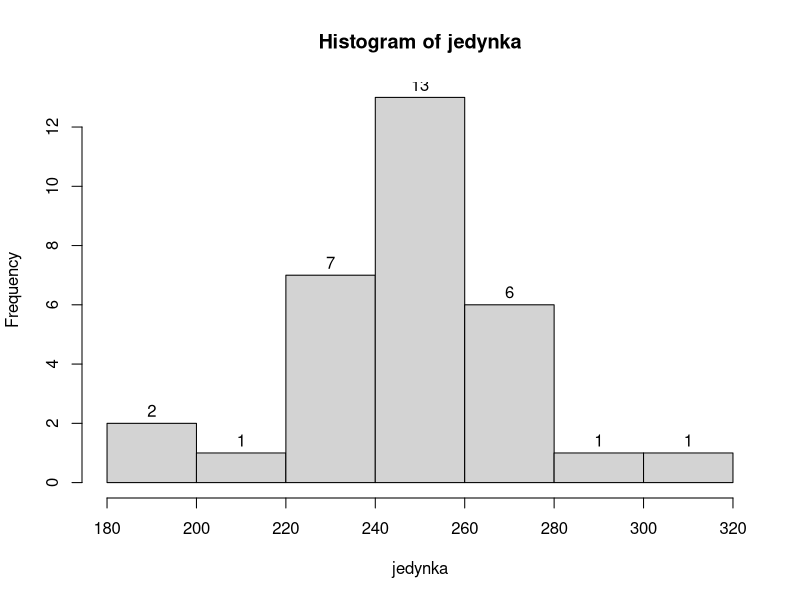
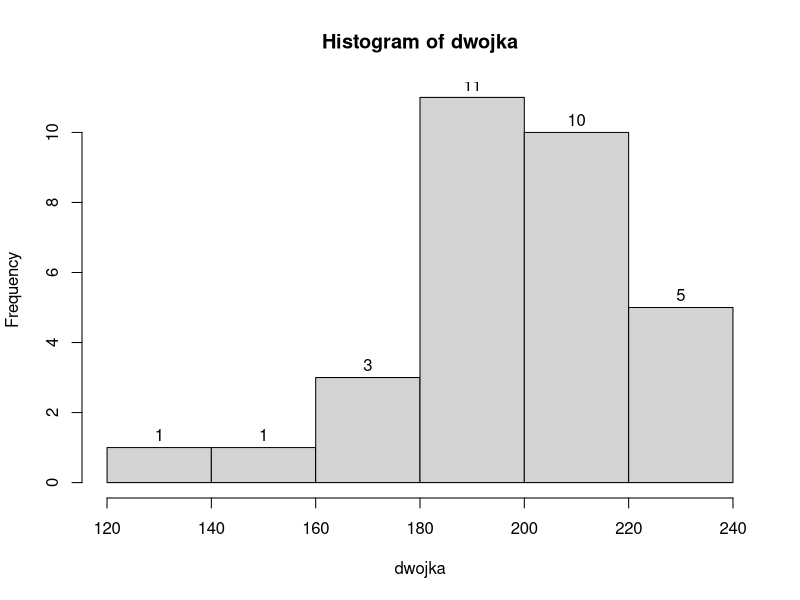

Reproduce these figures in R, in order.
jedynka = c(242.8, 245.4, 252.5, 254.8, 215.9, 229.9, 285.5, 268.8, 245.4, 243.3, 185.6, 265.8, 248.1, 245, 232.8, 260.1, 264.5, 247.2, 239.7, 228.4, 251.9, 221.3, 252.9, 190.8, 300.1, 264.5, 257.8, 248.6, 234.9, 260.5, 225.1)
dwojka = c(177.7, 202.1, 230.2, 220.6, 194.2, 227.6, 189.6, 204.9, 185.3, 218.7, 139.5, 170.4, 195.4, 210.6, 190.9, 208.1, 200.8, 153.2, 195.5, 172.2, 209.2, 221.9, 190.1, 211.4, 191.5, 184.9, 180.6, 222.2, 198.6, 202.6, 215.5)


ss1 = sort(jedynka)	#sortowanie wektora rosn¹co
sredniaArytmetyczna1 = mean(ss1)	#obliczanie sredniej arytmetycznej
wariancja1 = var(ss1)	#wariancja z próby
odchylenieStandardowe1 = sqrt(wariancja1)	#odchylenie standardowe z próby
mediana1 = median(ss1)	#mediana / kwartyl 2 stopnia
kwartylQ11 = quantile(ss1, 0.25)	#kwartyl 1 stopnia
kwartylQ31 = quantile(ss1, 0.75)	#kwartyl 3 stopnia
rozstep1 = max(jedynka) - min(jedynka)	#rozstep wyników w próbie
odchylenieCwiartkowe1 = (quantile(ss1, 0.75) - quantile(ss1, 0.25)) / 2  	#odchylenie æwiartkowe
wspolczynnikAsymetrii1 = (sum((ss1 - sredniaArytmetyczna1) ^ 3) / length(ss1)) / (odchylenieStandardowe1 ^ 3)	#wspolczynnik asymetrii
wspolczynnikSkosnosci1 = 3*(sredniaArytmetyczna1 - mediana1) / odchylenieStandardowe1 #wspolczynnik skosnosci
kurtoza1 = (sum((ss1 - sredniaArytmetyczna1) ^ 4) / length(ss1)) / (odchylenieStandardowe1 ^ 4)	#kurtoza

ss2 = sort(dwojka)
sredniaArytmetyczna2 = mean(ss2)
wariancja2 = var(ss2)
odchylenieStandardowe2 = sqrt(wariancja2)
mediana2 = median(ss2)
kwartylQ12 = quantile(ss2, 0.25)
kwartylQ32 = quantile(ss2, 0.75)
rozstep2 = max(jedynka) - min(jedynka)
odchylenieCwiartkowe2 = (quantile(ss2, 0.75) - quantile(ss2, 0.25)) / 2  
wspolczynnikAsymetrii2 = (sum((ss2 - sredniaArytmetyczna2) ^ 3) / length(ss2)) / (odchylenieStandardowe2 ^ 3)
wspolczynnikSkosnosci2 = 3*(sredniaArytmetyczna2 - mediana2) / odchylenieStandardowe2
kurtoza2 = (sum((ss2 - sredniaArytmetyczna2) ^ 4) / length(ss2)) / (odchylenieStandardowe2 ^ 4)

sr1 = hist(jedynka, breaks = 5, labels = TRUE, plot = TRUE)
sredniaArytmetyczna11 = sum(sr1$counts * sr1$mids) / sum(sr1$counts) 	#obliczanie sredniej z szeregu rozdzielczego
wariancjapr11 = sum(((sr1$mids-sredniaArytmetyczna11) ^ 2) * sr1$counts) / sum(sr1$counts) #wariancja z próby szerego rozdzielczego
odchylenieStandardowepr11 = sqrt(wariancjapr11)	#odchylenie standardowe z próby szerego rozdzielczego
wariancjapo11 = sum(((sr1$mids-sredniaArytmetyczna11) ^ 2) * sr1$counts) / sum(sr1$counts) - 1 	#wariancja z populacji szeregu rozdzielczego
odchylenieStandardowepo11 = sqrt(wariancjapo11) 	#odchylenie standardowe z populacji szeregu rozdzielczego
wspolczynnikAsymetrii11 = (sum((sr1$mids - sredniaArytmetyczna11) ^ 3 * sr1$counts) / sum(sr1$counts)) / (odchylenieStandardowepr11 ^ 3) #wspolczynnik asymetrii szeregu rozdzielczego
kurtoza11 = (sum((sr1$mids - sredniaArytmetyczna11) ^ 4 * sr1$counts) / sum(sr1$counts)) / (odchylenieStandardowepr11 ^ 4) #kurtoza

sr2 = hist(dwojka, breaks = 5, labels = TRUE, plot = TRUE)
sredniaArytmetyczna22 = sum(sr2$counts * sr2$mids) / sum(sr2$counts)
wariancjapr22 = sum(((sr2$mids-sredniaArytmetyczna22) ^ 2) * sr2$counts) / sum(sr2$counts)
odchylenieStandardowepr22 = sqrt(wariancjapr22)
wariancjapo22 = sum(((sr2$mids-sredniaArytmetyczna22) ^ 2) * sr2$counts) / sum(sr2$counts) - 1
odchylenieStandardowepo22 = sqrt(wariancjapo22)
wspolczynnikAsymetrii22 = (sum((sr2$mids - sredniaArytmetyczna22) ^ 3 * sr2$counts) / sum(sr2$counts)) / (odchylenieStandardowepr22 ^ 3) 
kurtoza22 = (sum((sr2$mids - sredniaArytmetyczna22) ^ 4 * sr2$counts) / sum(sr2$counts)) / (odchylenieStandardowepr22 ^ 4)

print("Œrednia arytmetyczna - jedynka") > print(sredniaArytmetyczna1) 
print("Wariancja - jedynka") > print(wariancja1)
print("Odchylenie standardowe - jedynka") > print(odchylenieStandardowe1)
print("Mediana - jedynka") > print(mediana1)
print("Kwartyl 1 stopnia - jedynka") > print(kwartylQ11)
print("Kwartyl 3 stopnia - jedynka") > print(kwartylQ31)
print("Rozstêp wyników w próbie - jedynka ") > print(rozstep1)
print("Odchylenie æwiartkowe - jedynka") > print(odchylenieCwiartkowe1)
print("Wspó³czynnik asymetrii - jedynka") > print(wspolczynnikAsymetrii1)
print("Wspó³czynnik skoœnoœci - jedynka") > print(wspolczynnikSkosnosci1)
print("Kurtoza - jedynka") > print(kurtoza1)


print("Œrednia arytmetyczna - dwójka") > print(sredniaArytmetyczna2) 
print("Wariancja - dwójka") > print(wariancja2)
print("Odchylenie standardowe - dwójka") > print(odchylenieStandardowe2)
print("Mediana - dwójka") > print(mediana2)
print("Kwartyl 1 stopnia - dwójka") > print(kwartylQ12)
print("Kwartyl 3 stopnia - dwójka") > print(kwartylQ32)
print("Rozstêp wyników w próbie - dwójka") > print(rozstep2)
print("Odchylenie æwiartkowe - dwójka") > print(odchylenieCwiartkowe2)
print("Wspó³czynnik asymetrii - dwójka") > print(wspolczynnikAsymetrii2)
print("Wspó³czynnik skoœnoœci - dwójka") > print(wspolczynnikSkosnosci2)
print("Kurtoza - dwójka") > print(kurtoza2)

print("Œrednia arytmetyczna - jedynka - szereg rozdzielczy") > print(sredniaArytmetyczna11) 
print("Wariancja - jedynka - szereg rozdzielczy") > print(wariancjapr11)
print("Odchylenie standardowe - jedynka - szereg rozdzielczy") > print(odchylenieStandardowepr11)
print("Wariancja z populacji - jedynka - szereg rozdzielczy") > print(wariancjapo11)
print("Odchylenie standardowe z populacji - jedynka - szereg rozdzielczy") > print(odchylenieStandardowepo11)
print("Wspó³czynnik asymetrii - jedynka - szereg rozdzielczy") > print(wspolczynnikAsymetrii11)
print("Kurtoza - jedynka - szereg rozdzielczy") > print(kurtoza11)

print("Œrednia arytmetyczna - dwójka - szereg rozdzielczy") > print(sredniaArytmetyczna22) 
print("Wariancja z próby - dwójka - szereg rozdzielczy") > print(wariancjapr22)
print("Odchylenie standardowe z próby - dwójka - szereg rozdzielczy") > print(odchylenieStandardowepr22)
print("Wariancja z populacji - dwójka - szereg rozdzielczy") > print(wariancjapo22)
print("Odchylenie standardowe z populacji - dwójka - szereg rozdzielczy") > print(odchylenieStandardowepo22)
print("Wspó³czynnik asymetrii - dwójka - szereg rozdzielczy") > print(wspolczynnikAsymetrii22)
print("Kurtoza - dwójka - szereg rozdzielczy") > print(kurtoza22)
